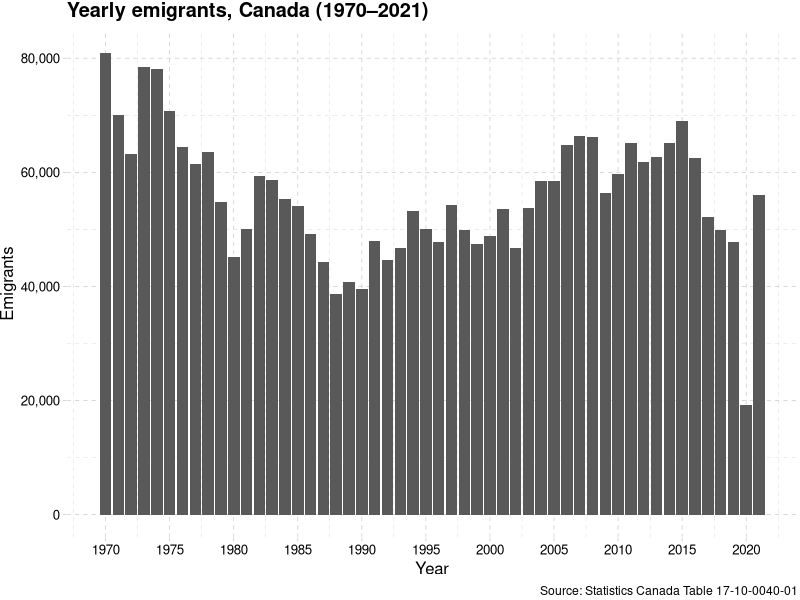
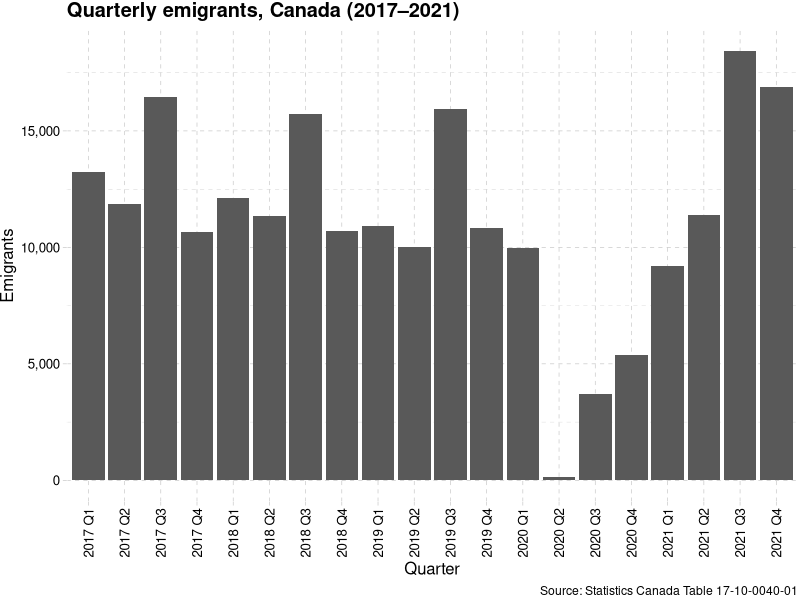
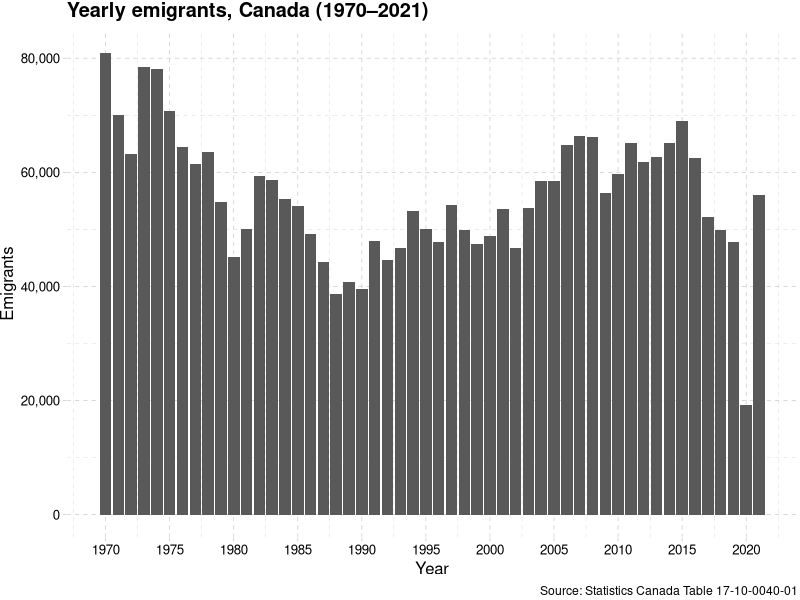
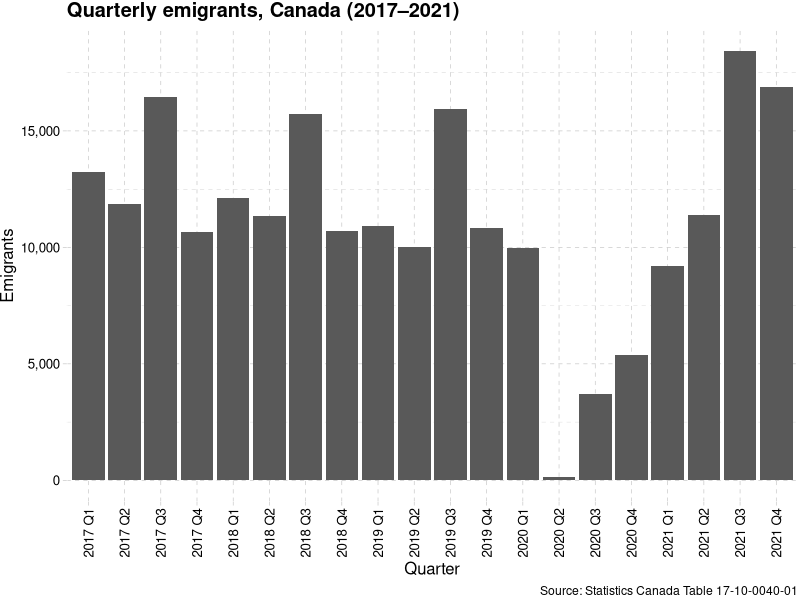

These figures' R source, in order:
# Plots for "An emigration non-story"

# load packages
library(dplyr)
library(ggplot2)
library(scales)
library(ggthemes)

# load data
emi <- read.csv("1710004001_databaseLoadingData.csv", stringsAsFactors = FALSE)

# process data
emi <- emi %>%
  filter(Components.of.population.growth == "Emigrants")
emi_last_5 <- emi %>%
  filter(grepl("2017|2018|2019|2020|2021", .data$REF_DATE)) %>%
  transmute(quarter = expand.grid(2017:2021, c("Q1", "Q2", "Q3", "Q4")) %>%
           .[order(.$Var1), ] %>%
           {paste(.$Var1, .$Var2)},
           emigrants = VALUE)
emi_annual <- emi %>%
  transmute(
    year = as.Date(paste0(substr(REF_DATE, 1, 4), "-01-01")),
    emigrants = VALUE
  ) %>%
  group_by(year) %>%
  summarize(emigrants = sum(emigrants), .groups = "drop")

# plot data - emigration 1970 to 2021
ggplot(data = emi_annual, aes(x = year, y = emigrants)) +
  geom_bar(stat = "identity") +
  scale_x_date(breaks = seq.Date(
    from = as.Date("1970-01-01"), to = as.Date("2020-01-01"), by = "5 years"), date_labels = "%Y") +
  scale_y_continuous(label = scales::comma) +
  theme_pander() +
  labs(x = "Year", y = "Emigrants", title = "Yearly emigrants, Canada (1970–2021)",
       caption = "Source: Statistics Canada Table 17-10-0040-01")

# save plot
ggsave("emigrants_total.png")

# plot data - last 5 years by quarter
ggplot(data = emi_last_5, aes(x = quarter, y = emigrants)) +
  geom_bar(stat = "identity") +
  scale_y_continuous(label = scales::comma) +
  theme_pander() +
  labs(x = "Quarter", y = "Emigrants", title = "Quarterly emigrants, Canada (2017–2021)",
       caption = "Source: Statistics Canada Table 17-10-0040-01") +
  theme(axis.text.x = element_text(angle = 90, vjust = 0.5, hjust = 1))

# save plot
ggsave("emigrants_last_5.png")
